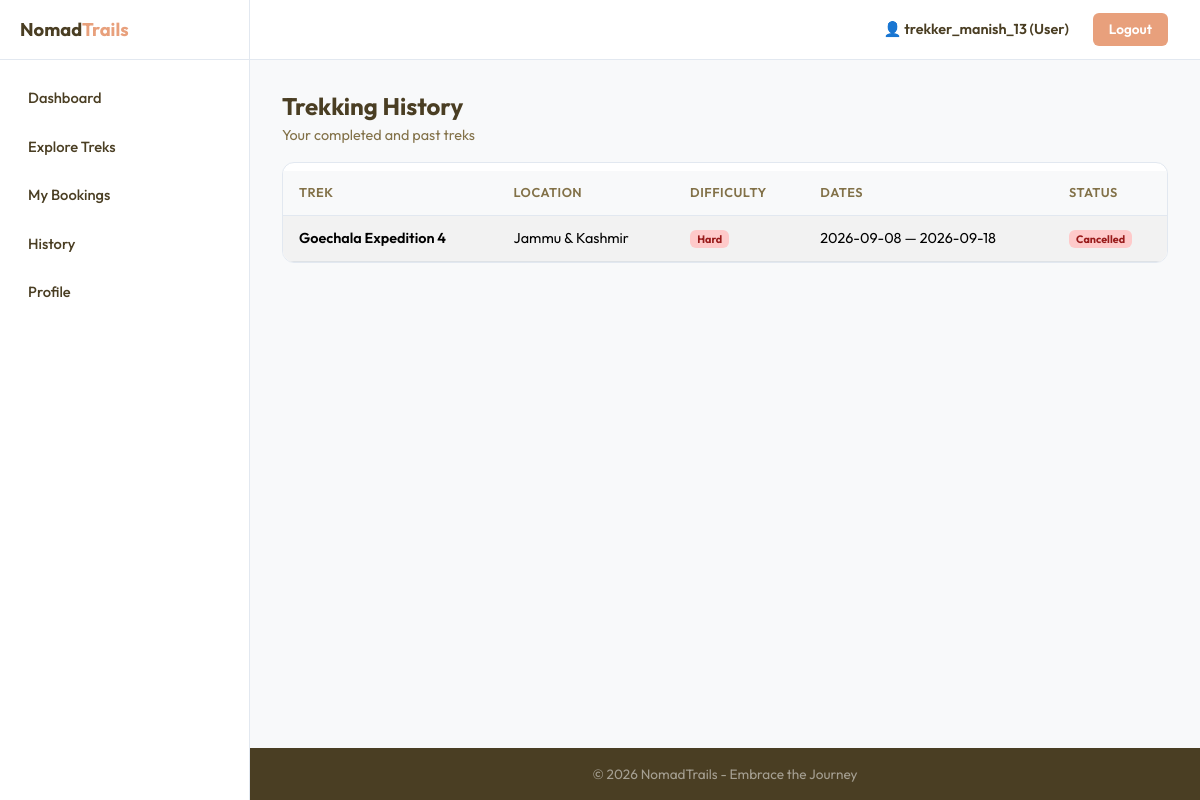
Page /history (signed in) on the committed database.
### models.py (models this page shows, shortened)
class User(UserMixin, db.Model):
    __tablename__ = "users"
    id = db.Column(db.Integer, primary_key=True)
    username = db.Column(db.String(80), unique=True, nullable=False)
    email = db.Column(db.String(120), unique=True, nullable=False)
    password = db.Column(db.String(256), nullable=False)
    full_name = db.Column(db.String(120), nullable=False)
    phone = db.Column(db.String(20), default="")
    role = db.Column(db.String(10), nullable=False, default="user")  # admin, staff, user
    status = db.Column(db.String(15), nullable=False, default="active")  # active, blacklisted
    bio = db.Column(db.Text, default="")
    created_at = db.Column(db.DateTime, default=datetime.utcnow)
    bookings = db.relationship("Booking", backref="user", lazy=True)
    assigned_treks = db.relationship("Trek", backref="staff", lazy=True, foreign_keys="Trek.assigned_staff_id")

class Booking(db.Model):
    __tablename__ = "bookings"
    id = db.Column(db.Integer, primary_key=True)
    user_id = db.Column(db.Integer, db.ForeignKey("users.id"), nullable=False)
    trek_id = db.Column(db.Integer, db.ForeignKey("treks.id"), nullable=False)
    booking_date = db.Column(db.DateTime, default=datetime.utcnow)
    status = db.Column(db.String(15), nullable=False, default="Booked")  # Booked, Cancelled, Completed
    notes = db.Column(db.Text, default="")

class Trek(db.Model):
    __tablename__ = "treks"
    id = db.Column(db.Integer, primary_key=True)
    name = db.Column(db.String(150), nullable=False)
    location = db.Column(db.String(150), nullable=False)
    difficulty = db.Column(db.String(10), nullable=False)  # Easy, Moderate, Hard
    duration_days = db.Column(db.Integer, nullable=False)
    total_slots = db.Column(db.Integer, nullable=False)
    available_slots = db.Column(db.Integer, nullable=False)
    assigned_staff_id = db.Column(db.Integer, db.ForeignKey("users.id"), nullable=True)
    status = db.Column(db.String(15), nullable=False, default="Pending")  # Pending, Approved, Open, Closed, Completed
    start_date = db.Column(db.String(20), nullable=True)
    end_date = db.Column(db.String(20), nullable=True)
    description = db.Column(db.Text, default="")
    price = db.Column(db.Float, default=0)
    altitude = db.Column(db.String(50), default="")
    created_at = db.Column(db.DateTime, default=datetime.utcnow)
    bookings = db.relationship("Booking", backref="trek", lazy=True)

### routes/user.py (the view)
@user_controller.route("/history")
def user_history():
    if "user_id" not in session:
        flash("Please log in first.", "warning")
        return redirect(get_url("auth.index"))
    if session.get("role") != "user":
        flash("Access denied.", "danger")
        return redirect(get_url("auth.index"))
    history = (
        db.session.query(Booking, Trek)
        .join(Trek, Booking.trek_id == Trek.id)
        .filter(Booking.user_id == session["user_id"],
                Booking.status.in_(["Completed", "Cancelled"]))
        .order_by(Booking.booking_date.desc()).all()
    )
    return render("user/history.html", history=history)

### app.py (called while the page is built)
@app.before_request
def before_request():
    g.user = None
    if "user_id" in session:
        g.user = db.session.query(User).get(session["user_id"])

### templates/user/history.html (shortened to what this page needs)
{% extends "base.html" %}
{% block content %}
<div class="section-title-box">
  <h2>Trekking History</h2>
  <p>Your completed and past treks</p>
</div>
<div class="data-panel">
  <div class="table-responsive">
    <table class="table table-striped table-hover mt-2">
      <thead>
        <tr><th>Trek</th><th>Location</th><th>Difficulty</th><th>Dates</th><th>Status</th></tr>
      </thead>
      <tbody>
      {% for booking, trek in history %}
      <tr>
        <td class="fw-semibold">{{ trek.name }}</td>
        <td>{{ trek.location }}</td>
        <td><span class="badge badge-{{ trek.difficulty|lower }}">{{ trek.difficulty }}</span></td>
        <td>{{ trek.start_date or '—' }} — {{ trek.end_date or '—' }}</td>
        <td><span class="badge badge-{{ booking.status|lower }}">{{ booking.status }}</span></td>
      </tr>
      {% else %}
      <tr><td colspan="5" class="empty-state">
        <h5>No history yet</h5>
        <p>Your completed and cancelled treks will appear here.</p>
      </td></tr>
      {% endfor %}
      </tbody>
    </table>
  </div>
</div>
{% endblock %}

### templates/base.html (shortened to what this page needs)
<!DOCTYPE html>
<html lang="en">
<head>
  <link href="https://cdn.jsdelivr.net/npm/bootstrap@5.3.3/dist/css/bootstrap.min.css" rel="stylesheet">
  <link href="/css/style.css" rel="stylesheet">
</head>
<body>
  {% if session.get('user_id') %}
  <div class="app-layout">
    <nav class="sidebar">
      <div class="sidebar-brand">
        <a href="{{ url_for('auth.index') }}">Nomad<span>Trails</span></a>
      </div>
      <ul class="sidebar-nav">
        {% if session.get('role') == 'admin' %}
        <li><a href="{{ url_for('admin.admin_dashboard') }}">Dashboard</a></li>
        <li><a href="{{ url_for('admin.admin_treks') }}">Treks</a></li>
        <li><a href="{{ url_for('admin.admin_staff') }}">Staff</a></li>
        <li><a href="{{ url_for('admin.admin_users') }}">Users</a></li>
        <li><a href="{{ url_for('admin.admin_bookings') }}">Bookings</a></li>
        {% elif session.get('role') == 'staff' %}
        <li><a href="{{ url_for('staff.staff_dashboard') }}">Dashboard</a></li>
        {% else %}
        <li><a href="{{ url_for('user.user_dashboard') }}">Dashboard</a></li>
        <li><a href="{{ url_for('user.user_treks') }}">Explore Treks</a></li>
        <li><a href="{{ url_for('user.user_bookings') }}">My Bookings</a></li>
        <li><a href="{{ url_for('user.user_history') }}">History</a></li>
        <li><a href="{{ url_for('user.user_profile') }}">Profile</a></li>
        {% endif %}
      </ul>
    </nav>
    <div class="main-content">
      <header class="topbar">
        <span class="topbar-user">&#128100; {{ session.get('username','') }} ({{ session.get('role')|capitalize }})</span>
        <a class="btn-logout-side" href="{{ url_for('auth.logout') }}">Logout</a>
      </header>
  {% endif %}
      <div class="container content-wrapper">
        {% block content %}{% endblock %}
      </div>
      <footer class="footer {% if session.get('user_id') %}mt-auto{% endif %}">
        <div class="container">
          <p class="mb-0">&copy; 2026 NomadTrails - Embrace the Journey</p>
        </div>
      </footer>
  {% if session.get('user_id') %}
    </div>
  </div>
  {% endif %}
</body>
</html>

### rows in the picture
User: get "trekker_manish_13", get "User"
Booking: name "Goechala Expedition 4", location "Jammu & Kashmir", difficulty "Hard", start_date "2026-09-08", end_date "2026-09-18", status "Cancelled"
